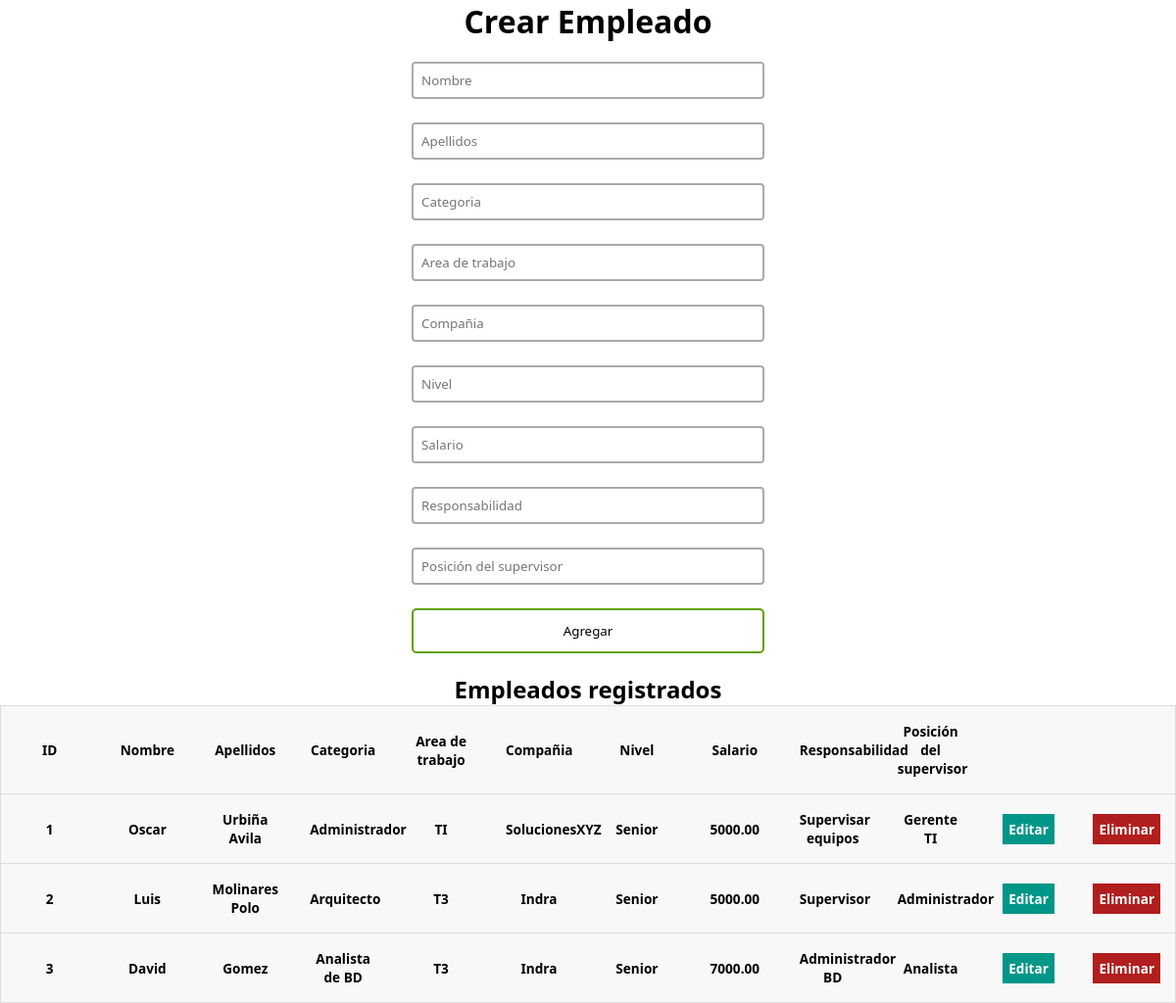
Page /indexjobs.php on the committed database.
### tables this page shows
CREATE TABLE `jobs` (
  `id` int NOT NULL AUTO_INCREMENT,
  `name` varchar(20) NOT NULL,
  `lastname` varchar(20) NOT NULL,
  `category` varchar(14) NOT NULL,
  `workArea` varchar(14) NOT NULL,
  `company` varchar(50) NOT NULL,
  `level` varchar(50) NOT NULL,
  `salary` decimal(10,2) NOT NULL,
  `responsibilities` varchar(50) NOT NULL,
  `supervisorPosition` varchar(50) NOT NULL,
  PRIMARY KEY (`id`)
);

### indexjobs.php (the view, shortened to what this page needs)
<?php
$con = connection();
$sql = "SELECT * FROM jobs";
$query = mysqli_query($con, $sql);
?>
<!DOCTYPE html>
<html lang="en">
<head>
    <link href="VISTAS/CSS/style.css" rel="stylesheet">
</head>
<body>
    <div class="users-form">
        <h1>Crear Empleado</h1>
        <form action="insert_jobs.php" method="POST">
            <input type="text" name="name" placeholder="Nombre">
            <input type="text" name="lastname" placeholder="Apellidos">
            <input type="text" name="category" placeholder="Categoria">
            <input type="text" name="workArea" placeholder="Area de trabajo">
            <input type="text" name="company" placeholder="Compañia">
            <input type="text" name="level" placeholder="Nivel">
            <input type="text" name="salary" placeholder="Salario">
            <input type="text" name="responsibilities" placeholder="Responsabilidad">
            <input type="text" name="supervisorPosition" placeholder="Posición del supervisor">
            <input type="submit" value="Agregar">
        </form>
    </div>
    <div class="users-table">
        <h2>Empleados registrados</h2>
        <table>
            <thead>
                <tr>
                    <th>ID</th>
                    <th>Nombre</th>
                    <th>Apellidos</th>
                    <th>Categoria</th>
                    <th>Area de trabajo</th>
                    <th>Compañia</th>
                    <th>Nivel</th>
                    <th>Salario</th>
                    <th>Responsabilidad</th>
                    <th>Posición del supervisor</th>
                    <th></th>
                    <th></th>
                </tr>
            </thead>
            <tbody>
                <?php while ($row = mysqli_fetch_array($query)): ?>
                    <tr>
                        <th><?= $row['id'] ?></th>
                        <th><?= $row['name'] ?></th>
                        <th><?= $row['lastname'] ?></th>
                        <th><?= $row['category'] ?></th>
                        <th><?= $row['workArea'] ?></th>
                        <th><?= $row['company'] ?></th>
                        <th><?= $row['level'] ?></th>
                        <th><?= $row['salary'] ?></th>
                        <th><?= $row['responsibilities'] ?></th>
                        <th><?= $row['supervisorPosition'] ?></th>
                        <th><a href="updatejobs.php?id=<?= $row['id'] ?>" class="users-table--edit">Editar</a></th>
                        <th><a href="delete_jobs.php?id=<?= $row['id'] ?>" class="users-table--delete" >Eliminar</a></th>
                    </tr>
                <?php endwhile; ?>
            </tbody>
        </table>
    </div>
</body>
</html>

### Vistas/Css/style.css (style rules this page uses)
* { box-sizing: border-box; margin: 0; padding: 0; }
html { font-family: 'Segoe UI', sans-serif; text-align: center; }
a { text-decoration: none; }
.users-form form { display: flex; flex-direction: column; gap: 24px; width: 30%; margin: 20px auto; text-align: center; }
.users-form form input { font-family: 'Segoe UI', sans-serif; }
.users-form form input[type=text], .users-form form input[type=password], .users-form form input[type=email] { padding: 8px; border:2px solid #aaa; border-radius:4px; outline:none; transition:.3s; }
.users-form form input[type=submit] { border: none; padding: 12px 50px; text-decoration: none; transition-duration: 0.4s; cursor: pointer; border-radius: 5px; background-color: white; color: black; border: 2px solid #60a100; }
.users-table table { border: 1px solid #ccc; border-collapse: collapse; margin: 0; padding: 0; width: 100%; table-layout: fixed; }
table tr { background-color: #f8f8f8; border: 1px solid #ddd; padding: 4px; }
table th { padding: 16px; text-align: center; font-size: .85em; }
.users-table--edit { background: #009688; padding: 6px; color: #fff; text-align: center; font-weight: bold; }
.users-table--delete { background: #b11e1e; padding: 6px; color: #fff; text-align: center; font-weight: bold; }

### rows in the picture
jobs: id "1", name "Oscar", lastname "Urbiña Avila", category "Administrador", workArea "TI", company "SolucionesXYZ", level "Senior", salary "5000.00", responsibilities "Supervisar equipos", supervisorPosition "Gerente TI"
jobs: id "2", name "Luis", lastname "Molinares Polo", category "Arquitecto", workArea "T3", company "Indra", level "Senior", salary "5000.00", responsibilities "Supervisor", supervisorPosition "Administrador"
jobs: id "3", name "David", lastname "Gomez", category "Analista de BD", workArea "T3", company "Indra", level "Senior", salary "7000.00", responsibilities "Administrador BD", supervisorPosition "Analista"
